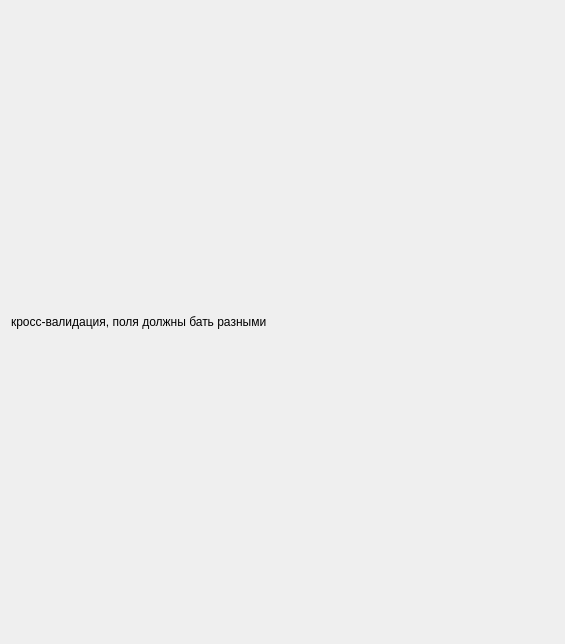
<?xml version="1.0" encoding="UTF-8"?>
<ui version="4.0">
 <class>Inputs_example</class>
 <widget class="QWidget" name="Inputs_example">
  <property name="geometry">
   <rect>
    <x>0</x>
    <y>0</y>
    <width>565</width>
    <height>644</height>
   </rect>
  </property>
  <property name="windowTitle">
   <string>Form</string>
  </property>
  <property name="autoFillBackground">
   <bool>true</bool>
  </property>
  <property name="styleSheet">
   <string notr="true">Inputs_example {background-color: white; }</string>
  </property>
  <layout class="QGridLayout" name="gridLayout">
   <item row="5" column="0">
    <widget class="LineEdit" name="cross2" native="true">
     <property name="enabled">
      <bool>true</bool>
     </property>
    </widget>
   </item>
   <item row="6" column="0">
    <widget class="LineEdit" name="widget_4" native="true"/>
   </item>
   <item row="0" column="0">
    <widget class="LineEdit" name="widget" native="true"/>
   </item>
   <item row="4" column="0">
    <widget class="LineEdit" name="cross1" native="true">
     <property name="enabled">
      <bool>true</bool>
     </property>
    </widget>
   </item>
   <item row="2" column="0">
    <widget class="LineEdit" name="widget_2" native="true">
     <property name="enabled">
      <bool>false</bool>
     </property>
    </widget>
   </item>
   <item row="1" column="0">
    <widget class="LineEdit" name="widget_3" native="true"/>
   </item>
   <item row="3" column="0">
    <widget class="QLabel" name="label">
     <property name="text">
      <string>кросс-валидация, поля должны бать разными</string>
     </property>
    </widget>
   </item>
  </layout>
 </widget>
 <customwidgets>
  <customwidget>
   <class>LineEdit</class>
   <extends>QWidget</extends>
   <header>lineedit.h</header>
   <container>1</container>
  </customwidget>
 </customwidgets>
 <resources/>
 <connections/>
</ui>
